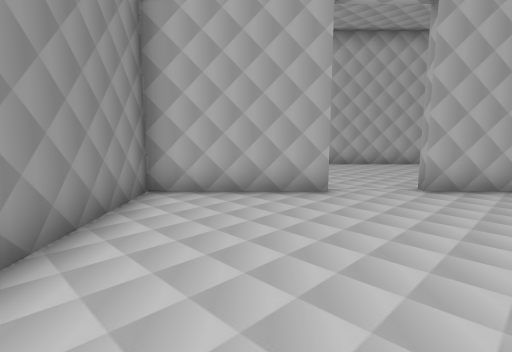
view 1 (above)

20 first-person views from a walk through a 3-D level made in the Unity game engine. The camera is 1.2 m above the floor, tilts 8° down and sees 80° across. The floor is counted in squares, 1 m on a side. Each view is taken from the middle of a square. On the plan, view 1 faces up. The plan holds only what a view shows up to about 13 squares ahead; the rest is blank. The place goes on beyond the plan. The player character is not drawn. Door leaves are left out, so doorways stand open.

view 2
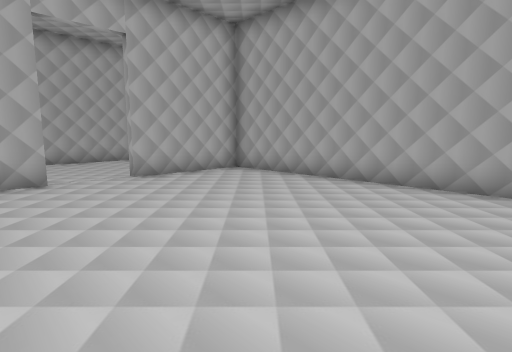

view 3
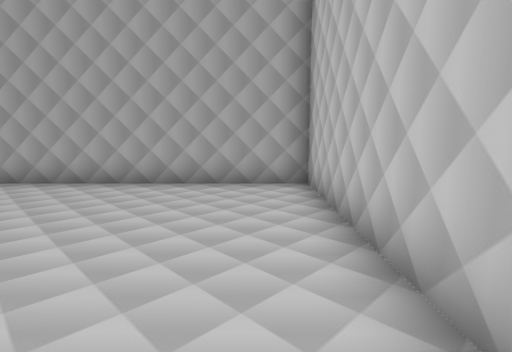

view 4
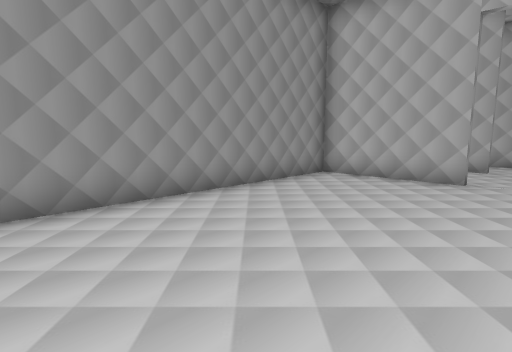

view 5
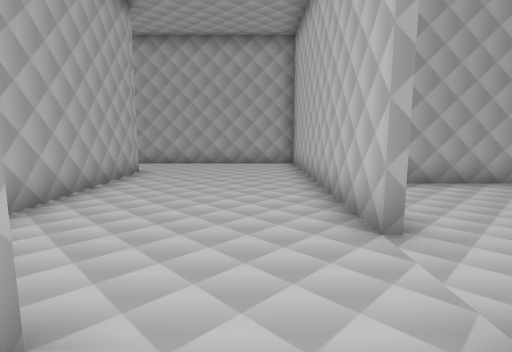

view 6
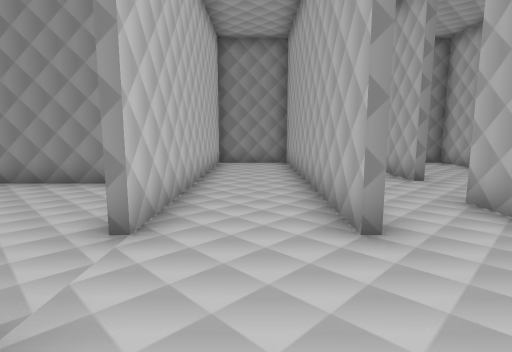

view 7
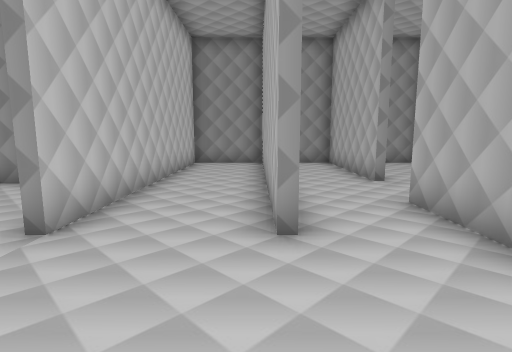

view 8
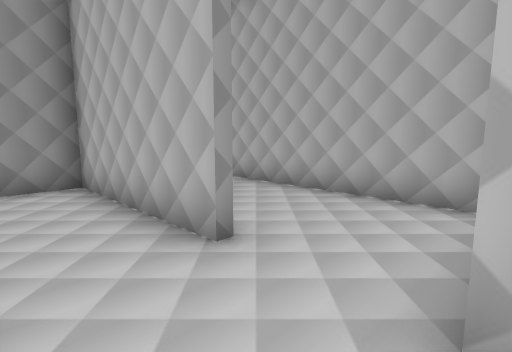

view 9
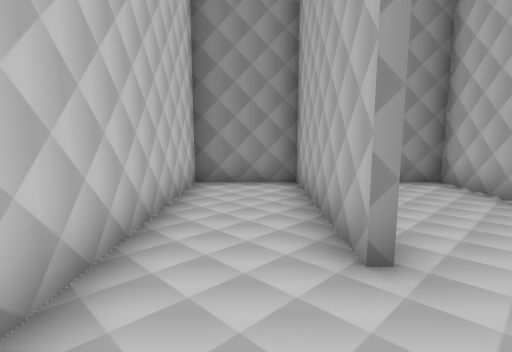

view 10
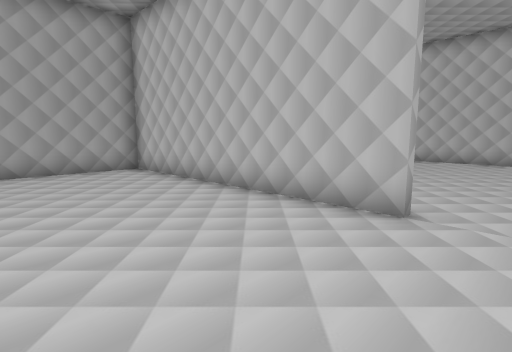

view 11
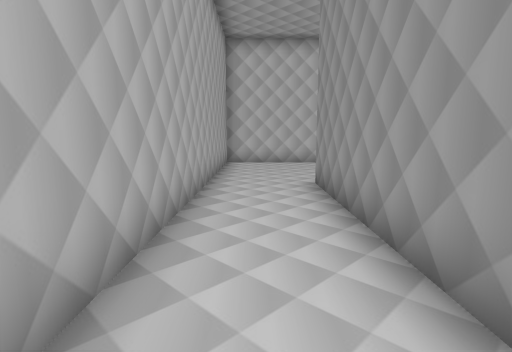

view 12
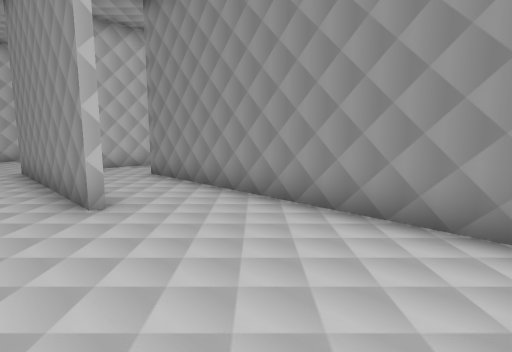

view 13
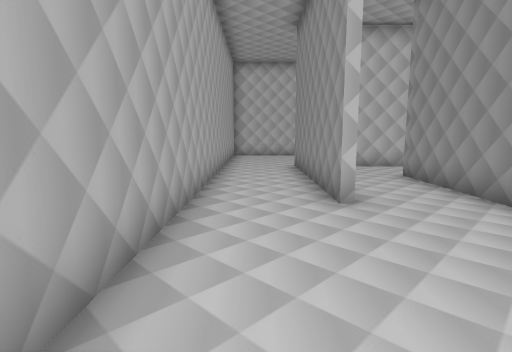

view 14
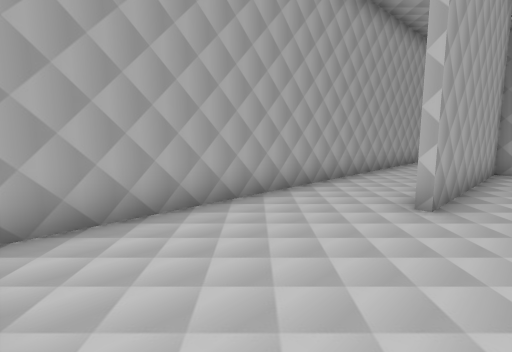

view 15
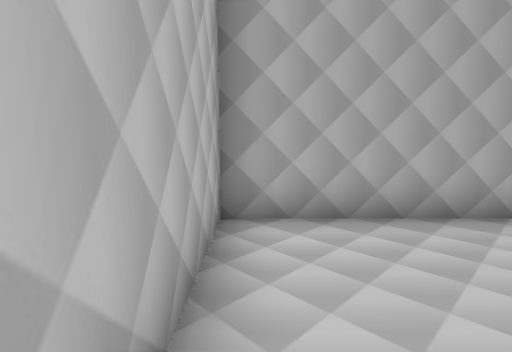

view 16
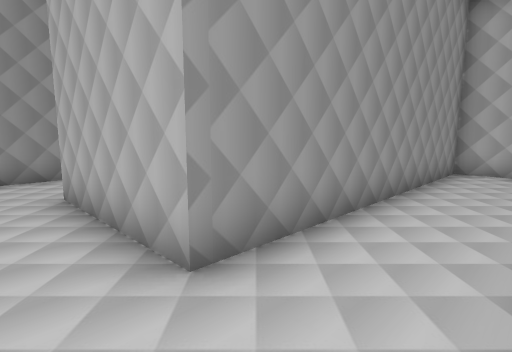

view 17
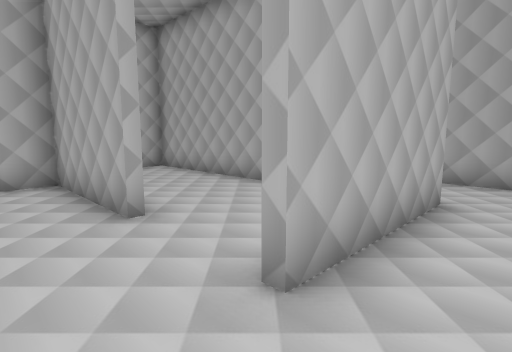

view 18
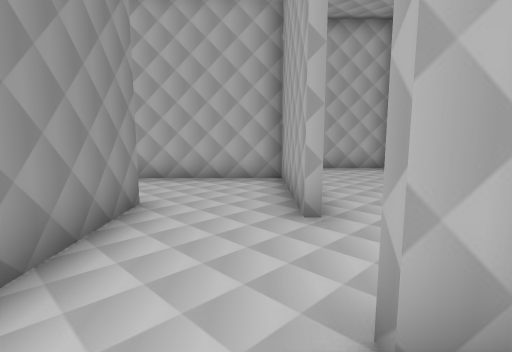

view 19
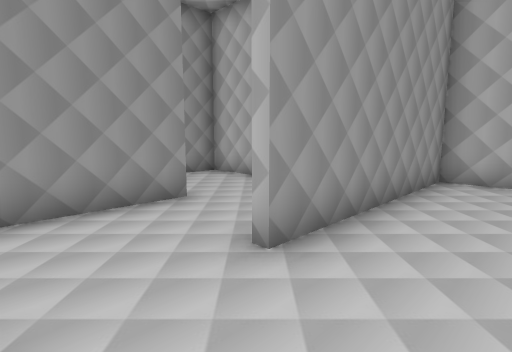

view 20
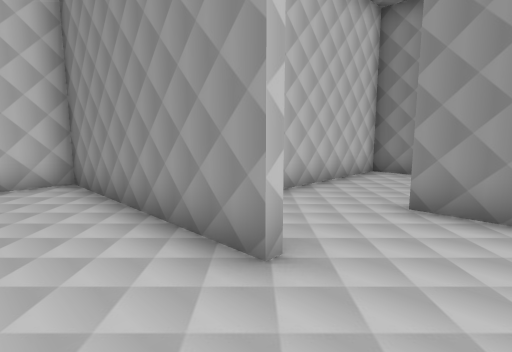

### Floor plan
Points are (right, up) in squares from view 1. A wall is a line through its corners. A room is listed if a view was taken in it or the views show most of it. See-through windows are left out.
Room 1 (views 1, 2, 3, 4)
walls: (1.6, 6.2) (-2.2, 6.2) (-2.2, -1.6); (1.3, -3.3) (7.3, -3.3) (7.3, 6.2) (3.5, 6.2)
ways out: open door at (2.5, 6.5) to room 3
Room 2 (view 5)
walls: (1.6, 9.3) (-7.4, 9.3) (-7.4, 6.5) (1.6, 6.5)
ways out: opening at (1, 8) to room 3
Room 3 (views 6, 7, 8, 9, 10)
walls: (3.4, 6.5) (12.2, 6.5) (12.2, 17.5); (9.6, 18) (9.6, 11.7) (-0.2, 11.7)
ways out: open door at (2.5, 6.5) to room 1; opening at (1, 8) to room 2; opening at (11, 17) to room 4; opening at (0.5, 10.5) to room 9
Room 4 (views 11, 12, 13, 14, 15)
walls: (12.2, 17.5) (12.2, 23.5) (6.8, 23.5) (6.8, 17.6)
ways out: opening at (11, 17) to room 3; opening at (8, 17) to room 5
Room 5 (views 16, 17, 18)
walls: (5.5, 11.9) (7.4, 11.9); (8.9, 11.9) (9.3, 11.9) (9.3, 17.9); (6.8, 17.6) (6.8, 14.4) (2.6, 14.4); (0, 14.6) (0, 11.9) (1.4, 11.9)
ways out: opening at (8, 17) to room 4; opening at (1.5, 14) to room 6
Room 6 (view 19)
walls: (2.7, 17.1) (2.7, 18.6); (6.6, 18.2) (6.6, 23.5) (2.9, 23.5) (2.9, 17.2); (0, 18.2) (0, 14.6)
ways out: opening at (1.5, 14) to room 5; opening at (1.5, 18) to room 7
Room 7 (view 20)
walls: (2.7, 18.6) (2.7, 21.1) (0.5, 21.1)
ways out: opening at (1.5, 18) to room 6; opening at (0, 19.5) to room 10
Room 8 (no view inside)
walls: (-0.8, 15.6) (-7.4, 15.6) (-7.4, 14.2)
ways out: opening at (-1.5, 12) to room 9
Room 9 (no view inside)
walls: (-2.5, 12) (-7.4, 12) (-7.4, 9.5) (-1.6, 9.5)
ways out: opening at (0.5, 10.5) to room 3; opening at (-1.5, 12) to room 8
Room 10 (no view inside)
walls: (0.5, 21.1) (-3.1, 21.1) (-3.1, 18.4)
ways out: opening at (0, 19.5) to room 7; opening at (-3, 17.5)

Where each view was taken, in squares from view 1:
view 1: 0 up, 0 right, facing up
view 2: 2 down, 0 right, facing up-right
view 3: 2 down, 0 right, facing right
view 4: 2 down, 3 right, facing up-left
view 5: 8 up, 0 right, facing right
view 6: 8 up, 5 right, facing left
view 7: 9 up, 5 right, facing left
view 8: 10 up, 0 right, facing up-left
view 9: 11 up, 0 right, facing left
view 10: 11 up, 2 right, facing down-right
view 11: 19 up, 11 right, facing down
view 12: 23 up, 11 right, facing down-left
view 13: 23 up, 11 right, facing down
view 14: 23 up, 8 right, facing down-right
view 15: 23 up, 8 right, facing right
view 16: 13 up, 9 right, facing up-left
view 17: 13 up, 1 right, facing up-right
view 18: 13 up, 2 right, facing up
view 19: 15 up, 5 right, facing up-left
view 20: 20 up, 2 right, facing down-left
